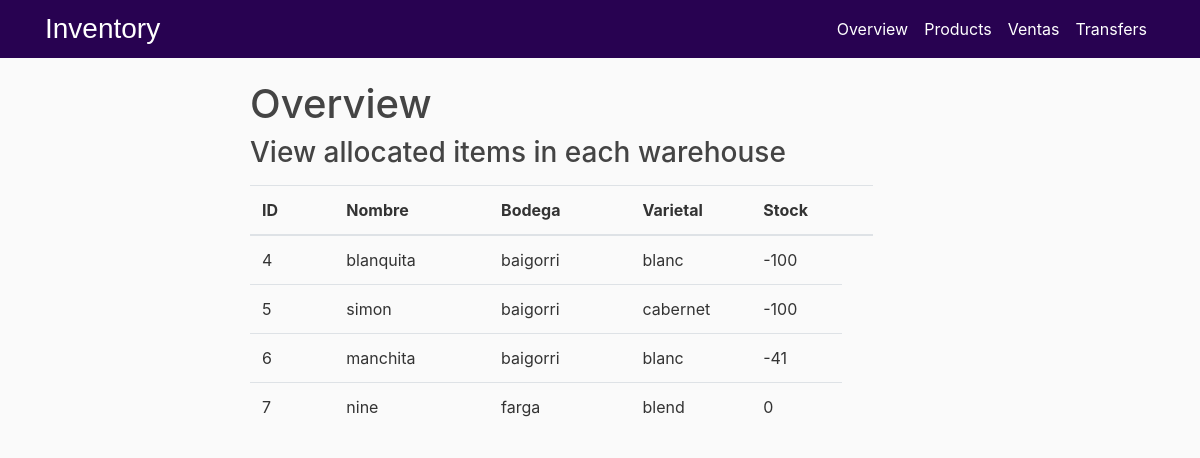
The page / on the database its author committed.
### inventory/models.py (models this page shows, shortened)
class Wine(db.Model):
    __tablename__= 'wines'
    id = db.Column(db.Integer, primary_key=True)
    name = db.Column(db.String)
    bodega = db.Column(db.String)
    varietal = db.Column(db.String)
    sales = db.relationship('Sale', backref= 'wine', lazy = 'dynamic')
    purchase = db.relationship('Purchase', backref='wine', lazy='dynamic')
    depostito = db.relationship('Warehouse', backref='wine', lazy='dynamic')
    pack = db.relationship('Pack', backref='wine', lazy='dynamic')

class Warehouse(db.Model):
    __tablename__='deposito'
    id = db.Column(db.Integer, primary_key=True)
    wine_id = db.Column(db.Integer, db.ForeignKey('wines.id'))
    quantity = db.Column(db.Integer)

### inventory/routes.py (the view)
@app.route('/', methods=['GET'])
def view_home ():
    inventory_join = db.session.query(Wine, Warehouse).join(Warehouse).all()
    return render_template('index.html', inventory_join= inventory_join)

### inventory/templates/index.html (shortened to what this page needs)
<!DOCTYPE html>
<htmls>
  <head>
    <link rel="stylesheet" href="https://maxcdn.bootstrapcdn.com/bootstrap/4.0.0/css/bootstrap.min.css">
    <link rel="stylesheet" type="text/css" href="{{ url_for('static', filename='main.css') }}">
    <link href="//netdna.bootstrapcdn.com/bootstrap/3.0.0/css/bootstrap-glyphicons.css" rel="stylesheet">
  </head>
  <body>
    <header class="site-header">
      <nav class="navbar navbar-expand-md navbar-dark bg-steel fixed-top">
        <div class="container">
          <a class="Main" href="/Overview">Inventory</a>
          <div class="collapse navbar-collapse" id="navbarToggle">
            <div class="navbar-nav">
              <a class="nav-item nav-link" href="/">Overview</a>
              <a class="nav-item nav-link" href="/Product">Products</a>
              <a class="nav-item nav-link" href="/ventas">Ventas</a>
              <a class="nav-item nav-link" href="/Transfers">Transfers</a>
            </div>
          </div>
        </div>
      </nav>
</header>
<main role="main" class="container-content">
      <div class="row">
        <div class="col-md-8">
          {% block content %}
          <h1>Overview</h1>
          <div >
            <h3 style="display: inline-block;margin-bottom:15px;"> View allocated items in each warehouse</h3>
          <table class="table table-hover">
          <thead>
           <tr>
             <th>ID</th>
             <th></th>
             <th>Nombre</th>
             <th></th>
             <th>Bodega</th>
             <th></th>
             <th>Varietal</th>
             <th>Stock</th>
             <th></th>
           </tr>
          </thead>
          <tbody>
          {%for w,s in inventory_join %}
           <tr>
             <td>{{w.id}}</td>
             <td></td>
             <td>{{w.name}}</td>
             <td></td>
             <td>{{w.varietal}}</td>
             <td></td>
             <td>{{w.bodega}}</td>
             <td>{{s.quantity}}</td>
           </tr>
          {% endfor %}
          </table>
        </div>
      </div>
          {% endblock %}
       </div>
</main>
  </head>
  </body>
</html>

### inventory/static/main.css (style rules this page uses)
body { background: #fafafa; color: #333333; margin-top: 5rem; }
h1, h2, h3, h4, h5, h6 { color: #444444; }
a { color: white; }
.container-content { margin-top: 60px; margin-left: 250px; }
.Main { color: white; font-family: sans-serif; font-size: 28px; }
.bg-steel { background-color: #280251; }
.site-header .navbar-nav .nav-link { color:white ; }

### rows shown on the page
Wine: id "4", name "blanquita", varietal "baigorri", bodega "blanc", quantity "-100"
Wine: id "5", name "simon", varietal "baigorri", bodega "cabernet", quantity "-100"
Wine: id "6", name "manchita", varietal "baigorri", bodega "blanc", quantity "-41"
Wine: id "7", name "nine", varietal "farga", bodega "blend", quantity "0"
